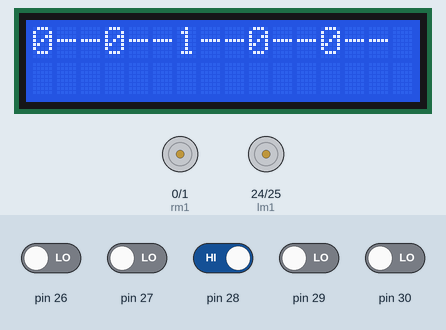
Bench run of a sketch on a simulated Arduino Mega 2560, built with avr-gcc and run on an emulated ATmega2560. Shown: 16×2 character LCD, motor-driver pin pairs drawn as motors (green arrow = first pin HIGH = forward, orange = second pin HIGH = backward, longer = more drive). The inputs (shaded band) are chosen by the test bench; at power-on: pin 28 HIGH, pin 26, pin 27, pin 29, pin 30 LOW. At 5.1 s the program stops and its outputs stay as they are.

Above: at 0.58 s.
1.8 s: pin 28 driven LOW
At 2.39 s:
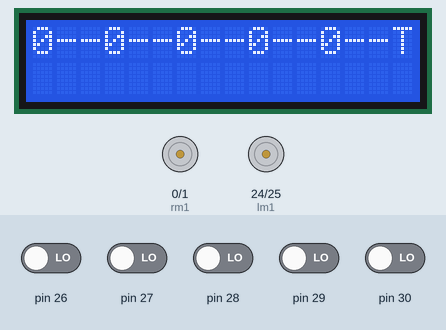
At 2.8 s:
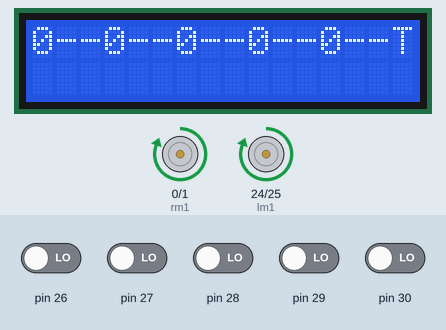
Timing chart, 0 to 4.8 s (numbered marks = the images above; inputs shaded):
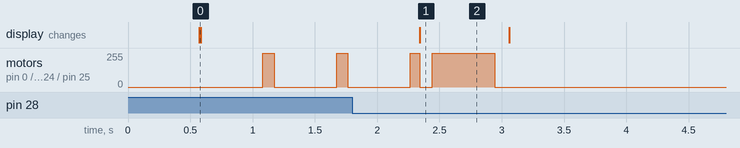

Measured:
- after the input at 1.8 s, the display: changes after 0.54 s (image 1)
- what the display in image 1 shows lasts 0.8 s, from 2.3 s to 3.1 s

The sketch:

MazeSolvingRobot.ino
```cpp
#include <LiquidCrystal.h>
char directions[30];

LiquidCrystal lcd(12,11,5,4,3,2);

int rm1=0;
int rm2=1;
int lm1=24;
int lm2=25;
int l,c1,c2,c3,r;
int i;
int tdelay=1000;
int fdelay=500;

void Stop()
{
    digitalWrite(lm1,0);
    digitalWrite(lm2,0);
    digitalWrite(rm1,0);
    digitalWrite(rm2,0);
}

void forward()
{
    digitalWrite(lm1,1);
    digitalWrite(lm2,0);
    digitalWrite(rm1,1);
    digitalWrite(rm2,0);
}

void smallright()
{
    digitalWrite(lm1,1);
    digitalWrite(lm2,0);
    digitalWrite(rm1,0);
    digitalWrite(rm2,0);
}

void smallleft()
{
    digitalWrite(lm1,0);
    digitalWrite(lm2,0);
    digitalWrite(rm1,1);
    digitalWrite(rm2,0);
}

void right()
{
    digitalWrite(lm1,1);
    digitalWrite(lm2,0);
    digitalWrite(rm1,0);
    digitalWrite(rm2,1);
}

void left()
{
    digitalWrite(lm1,0);
    digitalWrite(lm2,1);
    digitalWrite(rm1,1);
    digitalWrite(rm2,0);
}

int eosens()
{
    readsens();
    if(((c1+c2+c3)==1)||((c1+c2+c3)==2))
    {
        return 1;
    }
    else
    {
        return 0;
    }
}

void readsens()
{
    l=digitalRead(26);
    c1=digitalRead(27);
    c2=digitalRead(28);
    c3=digitalRead(29);
    r=digitalRead(30);
    lcd.print(l);
    lcd.print("--");
    lcd.print(c1);
    lcd.print("--");
    lcd.print(c2);
    lcd.print("--");
    lcd.print(c3);
    lcd.print("--");
    lcd.print(r);
    lcd.print("--");
    delay(10);
}

void inch()
{
    lcd.print("Inch Function");
    Stop();
    delay(100);
    forward();
    delay(500) ;
    Stop();
    delay(100);
    lcd.clear();
    readsens();
}

void align()
{
    Stop();
    delay(500);
    forward();
    delay(60);
    lcd.clear();
    readsens();
}

void printing(char prtdirection[])
{
    lcd.clear();
    for(i=0;prtdirection[i]!='E';i++)
    {
        lcd.print(prtdirection[i]);
    }
    delay(2000);
}

void setup()
{
    lcd.begin(16,2);
    lcd.print("MSR with LHR");
    delay(500);
    lcd.clear();
    i=0;
    pinMode(lm1,OUTPUT);
    pinMode(lm2,OUTPUT);
    pinMode(rm1,OUTPUT);
    pinMode(rm2,OUTPUT);
    pinMode(26,INPUT);
    pinMode(27,INPUT);
    pinMode(28,INPUT);
    pinMode(29,INPUT);
    pinMode(30,INPUT);
}

void loop()
{
    lcd.clear();
    readsens();
    lcd.clear();

    //FOUR LINE FOLLOWING CASES
    if((l==1)&&(c1==1)&&(c2==0)&&(c3==1)&&(r==1))                                                                //ideal straight
    {
        lcd.print("Forward");
        forward();
    }
    else if(((l==1)&&(c1==0)&&(c2==1)&&(c3==1)&&(r==1))||((l==1)&&(c1==0)&&(c2==0)&&(c3==1)&&(r==1)))            //small left
    {
        lcd.print("Left");
        smallleft();
    }
    else if(((l==1)&&(c1==1)&&(c2==1)&&(c3==0)&&(r==1))||((l==1)&&(c1==1)&&(c2==0)&&(c3==0)&&(r==1)))              //small right
    {
        lcd.print("Right");
        smallright();
    }
    else if((l==1)&&(c1==1)&&(c2==1)&&(c3==1)&&(r==1))                                                                //dead end
    {
        lcd.print("U Turn");
        left();
        delay(2000);
        directions[i]='U';                                                                            //store in array
        i++;
    }
    else if(((l==0)&&(c1==0))||((c3==0)&&(r==0)))            //align FOR LINE FOLLOWING CASE
    {
      align();
            //rightonly and rightstraight
        if(((l==1)&&(c1==1)&&(c2==0)&&(c3==0)&&(r==0))||((l==1)&&(c1==0)&&(c2==0)&&(c3==0)&&(r==0)))    //S,R
        {
            lcd.print("RT/Strt n rt?");
            inch();
                //after inch
            if((l==1)&&(c1==1)&&(c2==1)&&(c3==1)&&(r==1))                                                                  //5
            {
                lcd.print("Right");
                right();
                delay(tdelay);
            }
            else if((l==1)&&(r==1)&&(eosens()==1))                                                                          //6
            {
                lcd.print("Straight");
                directions[i]='S';                        //store in array
                i++;
                forward();
                delay(fdelay);
            }
        }
              //leftonly and leftstraight
        else if(((l==0)&&(c1==0)&&(c2==0)&&(c3==1)&&(r==1))||((l==0)&&(c1==0)&&(c2==0)&&(c3==0)&&(r==1)))    //S,L
        {
            lcd.print("Left/str n lft?");
            inch();
                //after inch
            if((l==1)&&(c1==1)&&(c2==1)&&(c3==1)&&(r==1))                                                                      //7
            {
                lcd.print("Left");
                left();
                delay(tdelay);
            }
            else if((l==1)&&(r==1)&&(eosens()==1))                                                                            //8
            {
                lcd.print("Left");
                directions[i]='L';                        //store in array
                i++;
                left();
                delay(tdelay);
            }
        }
            //t intersection, 4way, end of the maze
        else if((l==0)&&(c1==0)&&(c2==0)&&(c3==0)&&(r==0))            //T,E,4-W
        {
            lcd.print("T/END/4");
            inch();
                //after inch
            if((l==1)&&(r==1)&&(eosens()==1))                                                                                //9
            {
                lcd.print("4 Way");
                directions[i]='L';                        //store in array
                i++;
                left();
                delay(tdelay);
            }
            else if((l==1)&&(c1==1)&&(c2==1)&&(c3==1)&&(r==1))                                                              //10
            {
                lcd.print("T-int");
                directions[i]='L';                        //store in array
                i++;
                left();
                delay(tdelay);
            }
            else if((l==0)&&(c1==0)&&(c2==0)&&(c3==0)&&(r==0))                                                              //11
            {
                lcd.print("End of Maze");
                directions[i]='E';                       //store in array
                printing(directions);
                while(1)
                {
                    Stop();
                }
            }
        }
    }
}
```
